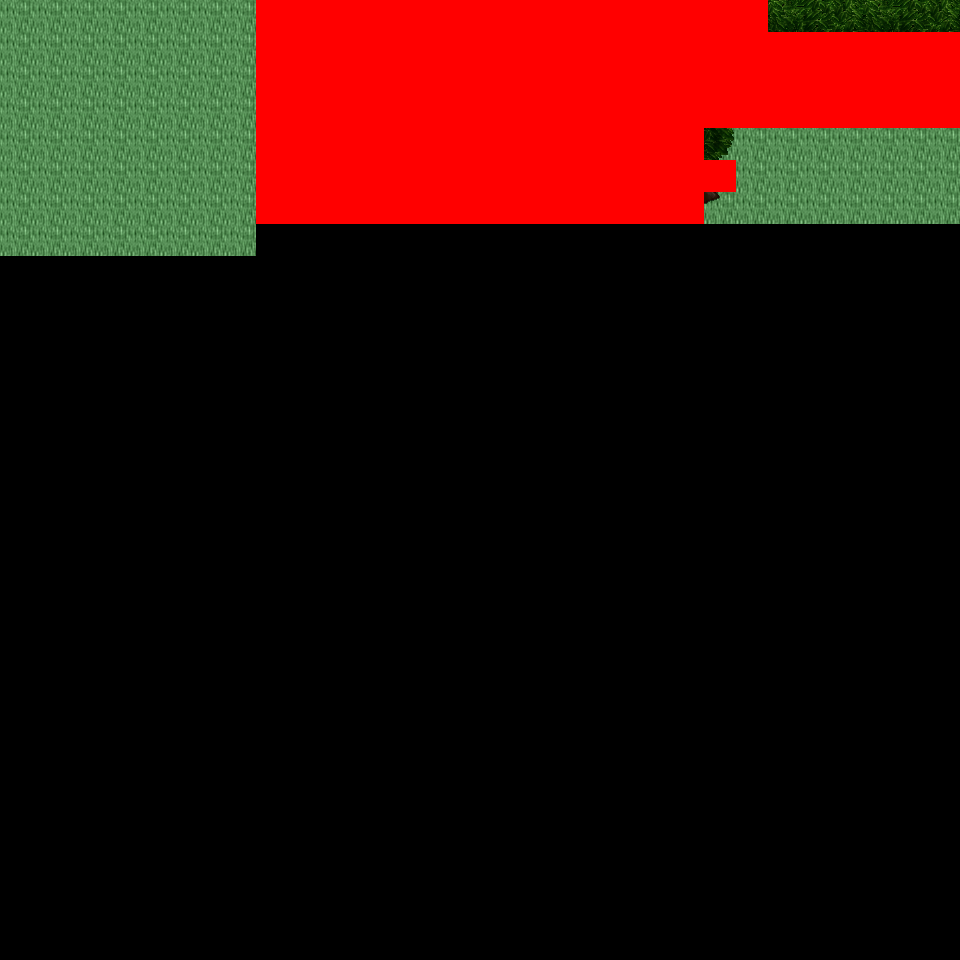

Rendered tile map (Tiled .tmx) drawn with the repository's tilesets; below, a short description and the map source with its tile grids summarised:
An orthogonal 30x30 tile map with 32x32 px tiles, 6 tile layers (Ground, Object, Object2, Above, ...), 46 tilesets and 3 objects (3x mapExit).

<map version="1.0" orientation="orthogonal" renderorder="right-down" width="30" height="30" tilewidth="32" tileheight="32" nextobjectid="4">
  <tileset firstgid="1" name="tileset_logic_collision" tilewidth="32" tileheight="32" tilecount="1" columns="1">
    <image source="../drawable/tileset_logic_collision.png" width="32" height="32" />
  </tileset>
  <tileset firstgid="2" name="tileset_ground_ground" tilewidth="32" tileheight="32" tilecount="33" columns="3">
    <image source="../drawable/tileset_ground_ground.png" width="96" height="352" />
  </tileset>
  <tileset firstgid="35" name="tileset_building_castle" tilewidth="32" tileheight="32" tilecount="320" columns="20">
    <image source="../drawable/tileset_building_castle.png" width="640" height="512" />
  </tileset>
  <tileset firstgid="355" name="tileset_item_weapon_cannon" tilewidth="32" tileheight="32" tilecount="12" columns="3">
    <image source="../drawable/tileset_item_weapon_cannon.png" width="96" height="128" />
  </tileset>
  <tileset firstgid="367" name="tileset_item_pot_barrels_1" tilewidth="32" tileheight="32" tilecount="8" columns="4">
    <image source="../drawable/tileset_item_pot_barrels_1.png" width="128" height="64" />
  </tileset>
  <tileset firstgid="375" name="tileset_plant_tree_tree_darkgreen" tilewidth="32" tileheight="32" tilecount="88" columns="8">
    <image source="../drawable/tileset_plant_tree_tree_darkgreen.png" width="256" height="352" />
  </tileset>
  <tileset firstgid="463" name="tileset_building_decoration_chimney_big" tilewidth="32" tileheight="32" tilecount="2" columns="1">
    <image source="../drawable/tileset_building_decoration_chimney_big.png" width="32" height="64" />
  </tileset>
  <tileset firstgid="465" name="tileset_building_door_door" tilewidth="32" tileheight="32" tilecount="6" columns="3">
    <image source="../drawable/tileset_building_door_door.png" width="96" height="64" />
  </tileset>
  <tileset firstgid="471" name="tileset_building_door_closed" tilewidth="32" tileheight="32" tilecount="1" columns="1">
    <image source="../drawable/tileset_building_door_closed.png" width="32" height="32" />
  </tileset>
  <tileset firstgid="472" name="tileset_building_window_window_centered" tilewidth="32" tileheight="32" tilecount="1" columns="1">
    <image source="../drawable/tileset_building_window_window_centered.png" width="32" height="32" />
  </tileset>
  <tileset firstgid="473" name="tileset_plant_bush_bushes" tilewidth="32" tileheight="32" tilecount="10" columns="5">
    <image source="../drawable/tileset_plant_bush_bushes.png" width="160" height="64" />
  </tileset>
  <tileset firstgid="483" name="tileset_furniture_sink_pale_brown_stone" tilewidth="32" tileheight="32" tilecount="4" columns="2">
    <image source="../drawable/tileset_furniture_sink_pale_brown_stone.png" width="64" height="64" />
  </tileset>
  <tileset firstgid="487" name="tileset_logic_item_sheepfood" tilewidth="32" tileheight="32" tilecount="1" columns="1">
    <image source="../drawable/tileset_logic_item_sheepfood.png" width="32" height="32" />
  </tileset>
  <tileset firstgid="488" name="tileset_logic_creature_sheep" tilewidth="32" tileheight="32" tilecount="1" columns="1">
    <image source="../drawable/tileset_logic_creature_sheep.png" width="32" height="32" />
  </tileset>
  <tileset firstgid="489" name="tileset_ground_grass_edges" tilewidth="32" tileheight="32" tilecount="36" columns="12">
    <image source="../drawable/tileset_ground_grass_edges.png" width="384" height="96" />
  </tileset>
  <tileset firstgid="525" name="tileset_ground_grass_corners" tilewidth="32" tileheight="32" tilecount="24" columns="6">
    <image source="../drawable/tileset_ground_grass_corners.png" width="192" height="128" />
  </tileset>
  <tileset firstgid="549" name="tileset_building_decoration_chimney" tilewidth="32" tileheight="32" tilecount="2" columns="1">
    <image source="../drawable/tileset_building_decoration_chimney.png" width="32" height="64" />
  </tileset>
  <tileset firstgid="551" name="tileset_plant_tree_taller_trees" tilewidth="32" tileheight="32" tilecount="32" columns="8">
    <image source="../drawable/tileset_plant_tree_taller_trees.png" width="256" height="128" />
  </tileset>
  <tileset firstgid="583" name="tileset_plant_vine" tilewidth="32" tileheight="32" tilecount="3" columns="1">
    <image source="../drawable/tileset_plant_vine.png" width="32" height="96" />
  </tileset>
  <tileset firstgid="586" name="tileset_logic_item_fruits" tilewidth="32" tileheight="32" tilecount="16" columns="8">
    <image source="../drawable/tileset_logic_item_fruits.png" width="256" height="64" />
  </tileset>
  <tileset firstgid="602" name="tileset_logic_item_vegetable" tilewidth="32" tileheight="32" tilecount="16" columns="8">
    <image source="../drawable/tileset_logic_item_vegetable.png" width="256" height="64" />
  </tileset>
  <tileset firstgid="618" name="tileset_building_fence_fence_chunky" tilewidth="32" tileheight="32" tilecount="21" columns="3">
    <image source="../drawable/tileset_building_fence_fence_chunky.png" width="96" height="224" />
  </tileset>
  <tileset firstgid="639" name="tileset_furniture_light_lamp_blue" tilewidth="32" tileheight="32" tilecount="3" columns="1">
    <image source="../drawable/tileset_furniture_light_lamp_blue.png" width="32" height="96" />
  </tileset>
  <tileset firstgid="642" name="tileset_light_dim_light_7x5" tilewidth="32" tileheight="32" tilecount="35" columns="7">
    <image source="../drawable/tileset_light_dim_light_7x5.png" width="224" height="160" />
  </tileset>
  <tileset firstgid="677" name="tileset_logic_protection" tilewidth="32" tileheight="32" tilecount="2" columns="2">
    <image source="../drawable/tileset_logic_protection.png" width="64" height="32" />
  </tileset>
  <tileset firstgid="679" name="tileset_logic_item_resources" tilewidth="32" tileheight="32" tilecount="6" columns="6">
    <image source="../drawable/tileset_logic_item_resources.png" width="192" height="32" />
  </tileset>
  <tileset firstgid="685" name="tileset_logic_item_mushroom" tilewidth="32" tileheight="32" tilecount="6" columns="6">
    <image source="../drawable/tileset_logic_item_mushroom.png" width="192" height="32" />
  </tileset>
  <tileset firstgid="691" name="tileset_plant_flower_daisy_blue" tilewidth="32" tileheight="32" tilecount="8" columns="2">
    <image source="../drawable/tileset_plant_flower_daisy_blue.png" width="64" height="128" />
  </tileset>
  <tileset firstgid="699" name="tileset_plant_flower_daisy_red" tilewidth="32" tileheight="32" tilecount="8" columns="2">
    <image source="../drawable/tileset_plant_flower_daisy_red.png" width="64" height="128" />
  </tileset>
  <tileset firstgid="707" name="tileset_plant_flower_daisy_white" tilewidth="32" tileheight="32" tilecount="8" columns="2">
    <image source="../drawable/tileset_plant_flower_daisy_white.png" width="64" height="128" />
  </tileset>
  <tileset firstgid="715" name="tileset_plant_flower_daisy_yellow" tilewidth="32" tileheight="32" tilecount="8" columns="2">
    <image source="../drawable/tileset_plant_flower_daisy_yellow.png" width="64" height="128" />
  </tileset>
  <tileset firstgid="723" name="tileset_logic_creature_animal" tilewidth="32" tileheight="32" tilecount="32" columns="8">
    <image source="../drawable/tileset_logic_creature_animal.png" width="256" height="128" />
  </tileset>
  <tileset firstgid="755" name="tileset_logic_creature_rodent" tilewidth="32" tileheight="32" tilecount="8" columns="8">
    <image source="../drawable/tileset_logic_creature_rodent.png" width="256" height="32" />
  </tileset>
  <tileset firstgid="763" name="tileset_item_hen_nest" tilewidth="32" tileheight="32" tilecount="1" columns="1">
    <image source="../drawable/tileset_item_hen_nest.png" width="32" height="32" />
  </tileset>
  <tileset firstgid="764" name="tileset_logic_item_dairy" tilewidth="32" tileheight="32" tilecount="1" columns="1">
    <image source="../drawable/tileset_logic_item_dairy.png" width="32" height="32" />
  </tileset>
  <tileset firstgid="765" name="tileset_plant_flower_red_blue_clusters" tilewidth="32" tileheight="32" tilecount="4" columns="1">
    <image source="../drawable/tileset_plant_flower_red_blue_clusters.png" width="32" height="128" />
  </tileset>
  <tileset firstgid="769" name="tileset_plant_flower_pointed_yellow" tilewidth="32" tileheight="32" tilecount="2" columns="2">
    <image source="../drawable/tileset_plant_flower_pointed_yellow.png" width="64" height="32" />
  </tileset>
  <tileset firstgid="771" name="tileset_building_decoration_banner" tilewidth="32" tileheight="32" tilecount="12" columns="1">
    <image source="../drawable/tileset_building_decoration_banner.png" width="32" height="384" />
  </tileset>
  <tileset firstgid="783" name="tileset_logic_creature_fowl" tilewidth="32" tileheight="32" tilecount="6" columns="6">
    <image source="../drawable/tileset_logic_creature_fowl.png" width="192" height="32" />
  </tileset>
  <tileset firstgid="789" name="tileset_logic_portal" tilewidth="32" tileheight="32" tilecount="24" columns="8">
    <image source="../drawable/tileset_logic_portal.png" width="256" height="96" />
  </tileset>
  <tileset firstgid="813" name="tileset_building_cottage" tilewidth="32" tileheight="32" tilecount="256" columns="16">
    <image source="../drawable/tileset_building_cottage.png" width="512" height="512" />
  </tileset>
  <tileset firstgid="1069" name="tileset_building_roof_thatched_roof" tilewidth="32" tileheight="32" tilecount="256" columns="16">
    <image source="../drawable/tileset_building_roof_thatched_roof.png" width="512" height="512" />
  </tileset>
  <tileset firstgid="1325" name="tileset_building_door_doors" tilewidth="32" tileheight="32" tilecount="256" columns="16">
    <image source="../drawable/tileset_building_door_doors.png" width="512" height="512" />
  </tileset>
  <tileset firstgid="1581" name="tileset_building_window_windows" tilewidth="32" tileheight="32" tilecount="256" columns="16">
    <image source="../drawable/tileset_building_window_windows.png" width="512" height="512" />
  </tileset>
  <tileset firstgid="1837" name="tileset_ground_ground_3" tilewidth="32" tileheight="32" tilecount="5" columns="5">
    <image source="../drawable/tileset_ground_ground_3.png" width="160" height="32" />
  </tileset>
  <tileset firstgid="1842" name="tileset_plant_bush_leafy" tilewidth="32" tileheight="32" tilecount="48" columns="8">
    <image source="../drawable/tileset_plant_bush_leafy.png" width="256" height="192" />
  </tileset>
  <layer name="Ground" width="30" height="30">
    <data>[900 cells, 218 non-empty, 1 distinct tile ids]</data>
  </layer>
  <layer name="Object" width="30" height="30">
    <data>[900 cells, 90 non-empty, 12 distinct tile ids]</data>
  </layer>
  <layer name="Object2" width="30" height="30">
    <data>[900 cells, 0 non-empty, 0 distinct tile ids]</data>
  </layer>
  <layer name="Above" width="30" height="30">
    <data>[900 cells, 117 non-empty, 15 distinct tile ids]</data>
  </layer>
  <layer name="Above2" width="30" height="30">
    <data>[900 cells, 0 non-empty, 0 distinct tile ids]</data>
  </layer>
  <layer name="Walkable" width="30" height="30">
    <data>[900 cells, 125 non-empty, 1 distinct tile ids]</data>
  </layer>
  <objectgroup name="MapEvents">
    <object id="1" name="north" type="mapExit" x="0" y="0" width="256" height="32">
      <properties>
        <property name="map" value="level_0_x4_y45" />
        <property name="x" value="0" />
        <property name="y" value="28" />
      </properties>
    </object>
    <object id="2" name="north2" type="mapExit" x="768" y="0" width="192" height="32">
      <properties>
        <property name="map" value="level_0_x4_y45" />
        <property name="x" value="24" />
        <property name="y" value="28" />
      </properties>
    </object>
    <object id="3" name="west" type="mapExit" x="0" y="0" width="32" height="960">
      <properties>
        <property name="map" value="level_0_x3_y46" />
        <property name="x" value="28" />
        <property name="y" value="0" />
      </properties>
    </object>
  </objectgroup>
</map>
